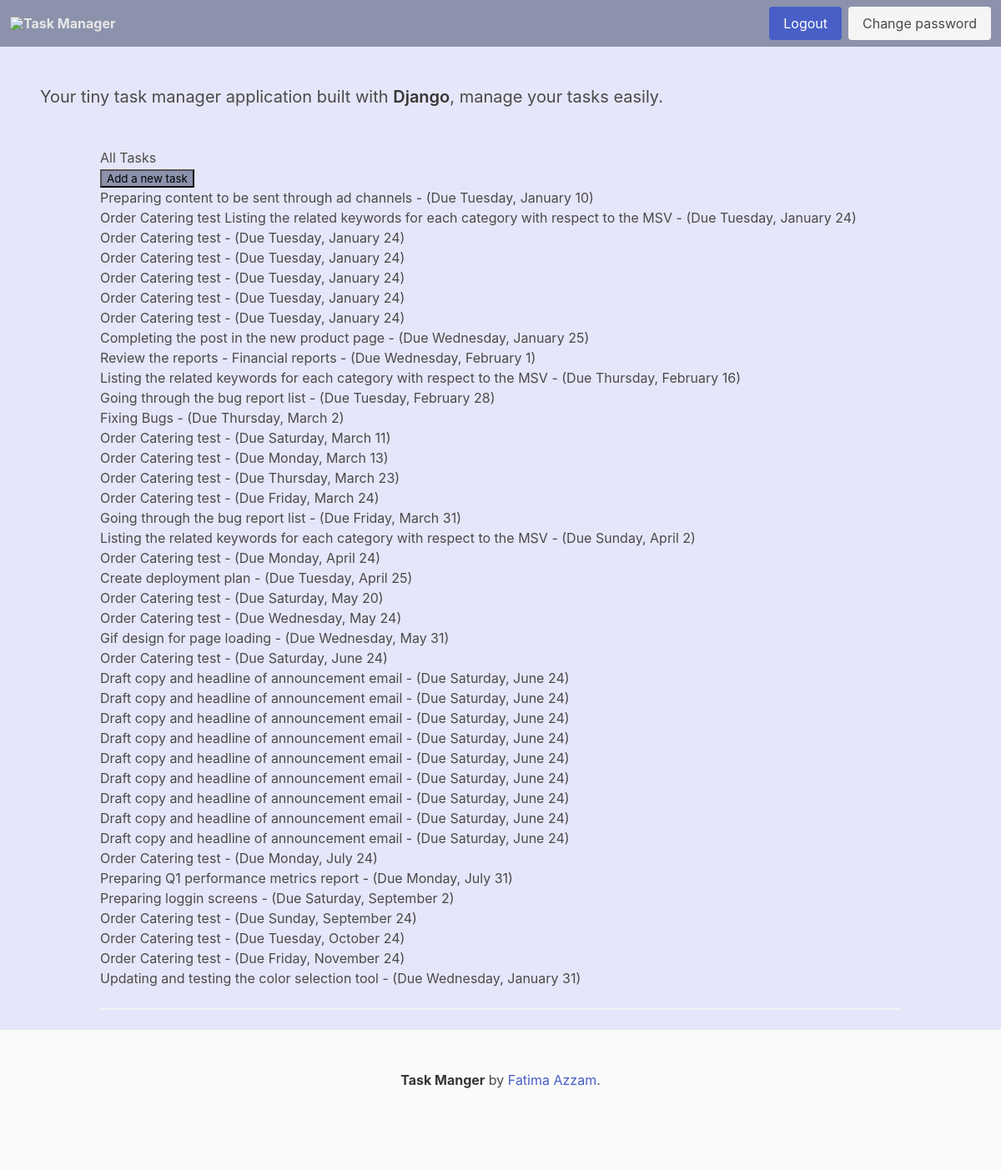
Page / (signed in) on the earlier database version.
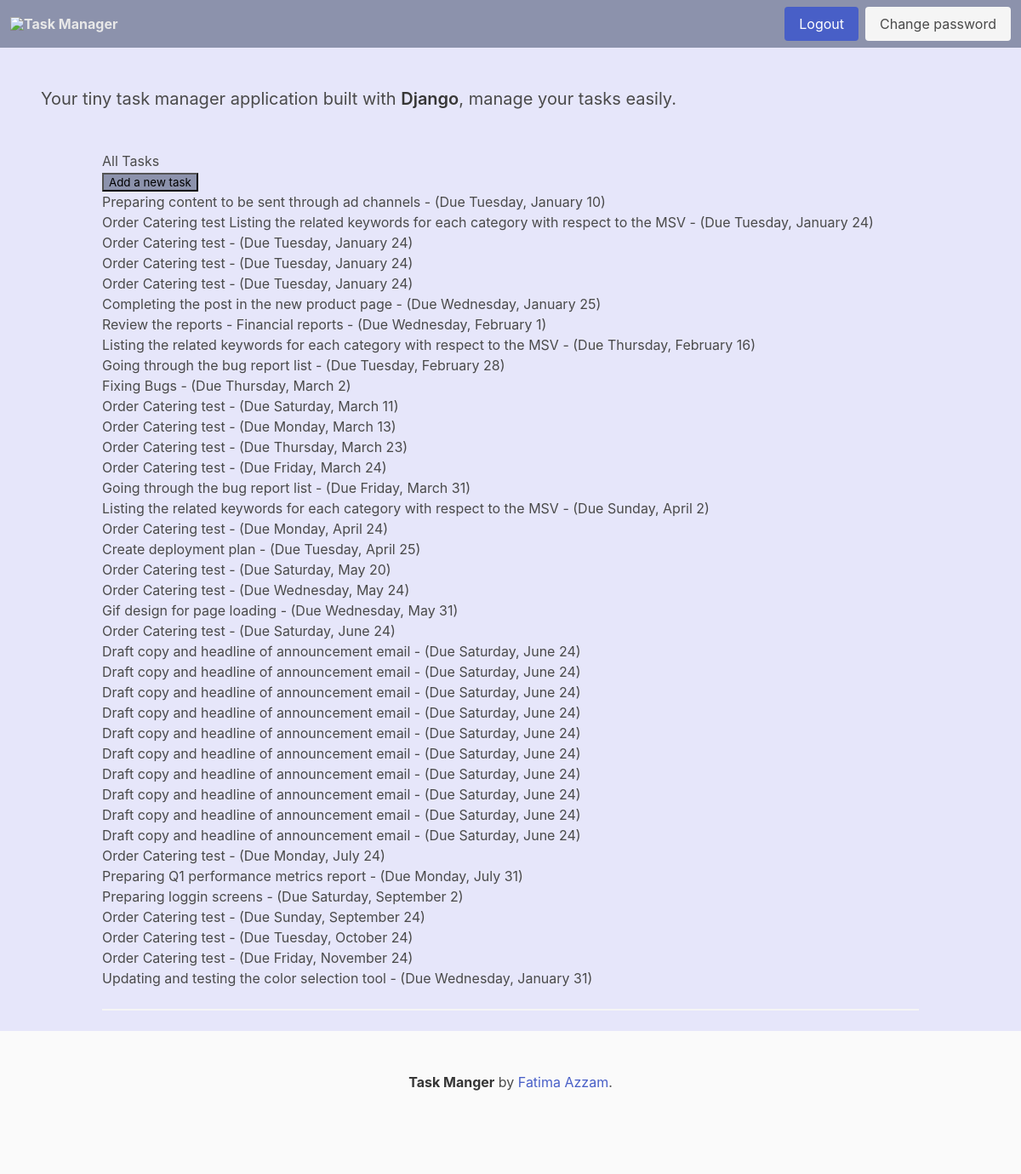
Same page on the later database version.
### task_app/models.py (models this page shows, shortened)
class TaskItem(models.Model):
    title = models.CharField(max_length=100,  unique=True)
    description = models.TextField(null=True, blank=True)
    created_date = models.DateTimeField(auto_now_add=True)
    start_date = models.DateTimeField(default=timezone.now)
    due_date = models.DateTimeField(default=one_week_hence)
    class Meta:
        ordering = ["due_date"]

### task_app/views.py (the view)
# urls.py: path("", views.ItemListView.as_view(), name="index"),
class ItemListView(ListView):
    model = TaskItem
    template_name = "task_app/index.html"
    @method_decorator(login_required)
    def dispatch(self, *args, **kwargs):
        return super(ItemListView, self).dispatch(*args, **kwargs)

### task_app/templates/task_app/index.html (shortened to what this page needs)
{% extends "base.html" %}
{% block content %}
{% if object_list %}
<h3>All Tasks</h3>
{% endif %}
<p>
    <input
            value="Add a new task"
            type="button"
            onclick="location.href='{% url "task-add" %}'" style="background-color:#8C92AC;"/>
</p>
<ul>
    {% for task in object_list %}
    <li >
        <div class="container">
            <div
                    role="button"
                    onclick="location.href= '{% url "item-update" task.id %}'" >
                    {{ task.title }} -
                    (Due {{ task.due_date | date:"l, F j" }})
            </div>
        </div>
    </li>
    {% endfor %}
</ul>
<hr>
{% endblock %}

### templates/base.html (shortened to what this page needs)
<!doctype html>
<html lang="en">
    <head>
        <link rel="stylesheet"
        href="https://cdn.jsdelivr.net/npm/bulma@0.9.3/css/bulma.min.css">
        <link rel="stylesheet" href="https://cdn.simplecss.org/simple.min.css">
    </head>
    <body style="background-color:#E6E6FA;">
    <nav class="navbar" role="navigation" aria-label="main navigation" style="background-color:#8C92AC;">
        <div class="navbar-brand" >
      <a class="navbar-item" href="http://127.0.0.1:8000/dashboard/"  style="color:#E8E8E8;">
        <img src="https://avatars.slack-edge.com/2018-11-30/493753869479_4b703f4119efe3d7d0ff_512.png" > <strong>Task Manager</strong>
      </a>
    </div>
    <div id="navbarBasicExample" class="navbar-menu">
    <div class="navbar-end">
      <div class="navbar-item">
        <div class="buttons">
            {% if user.is_authenticated %}
                <a class="button is-link" href="{% url 'logout' %}">Logout</a>
                <a class="button is-light" href="{% url 'password_change' %}">Change password</a>
            {% endif %}
        </div>
      </div>
    </div>
  </div>
</nav>
    <section class="section"  style="background-color:#E6E6FA;">
      <h2 class="subtitle">
        Your tiny task manager application built with  <strong>Django</strong>, manage your tasks easily.
      </h2>
    </section>
        <div class="container">
            <div >
                {% block content %}
                {% endblock content %}
            </div>
        </div>
    </body>
    <footer class="footer">
      <div class="content has-text-centered">
        <p>
          <strong>Task Manger</strong> by <a href="https://www.linkedin.com/in/fatima-azzam/">Fatima Azzam</a>.
        </p>
      </div>
    </footer>
</html>

Differences in the rows shown:
removed TaskItem: title "Order Catering test", due_date "Tuesday, January 24"
removed TaskItem: title "Order Catering test", due_date "Tuesday, January 24"
added TaskItem: title "Draft copy and headline of announcement email", due_date "Saturday, June 24"
